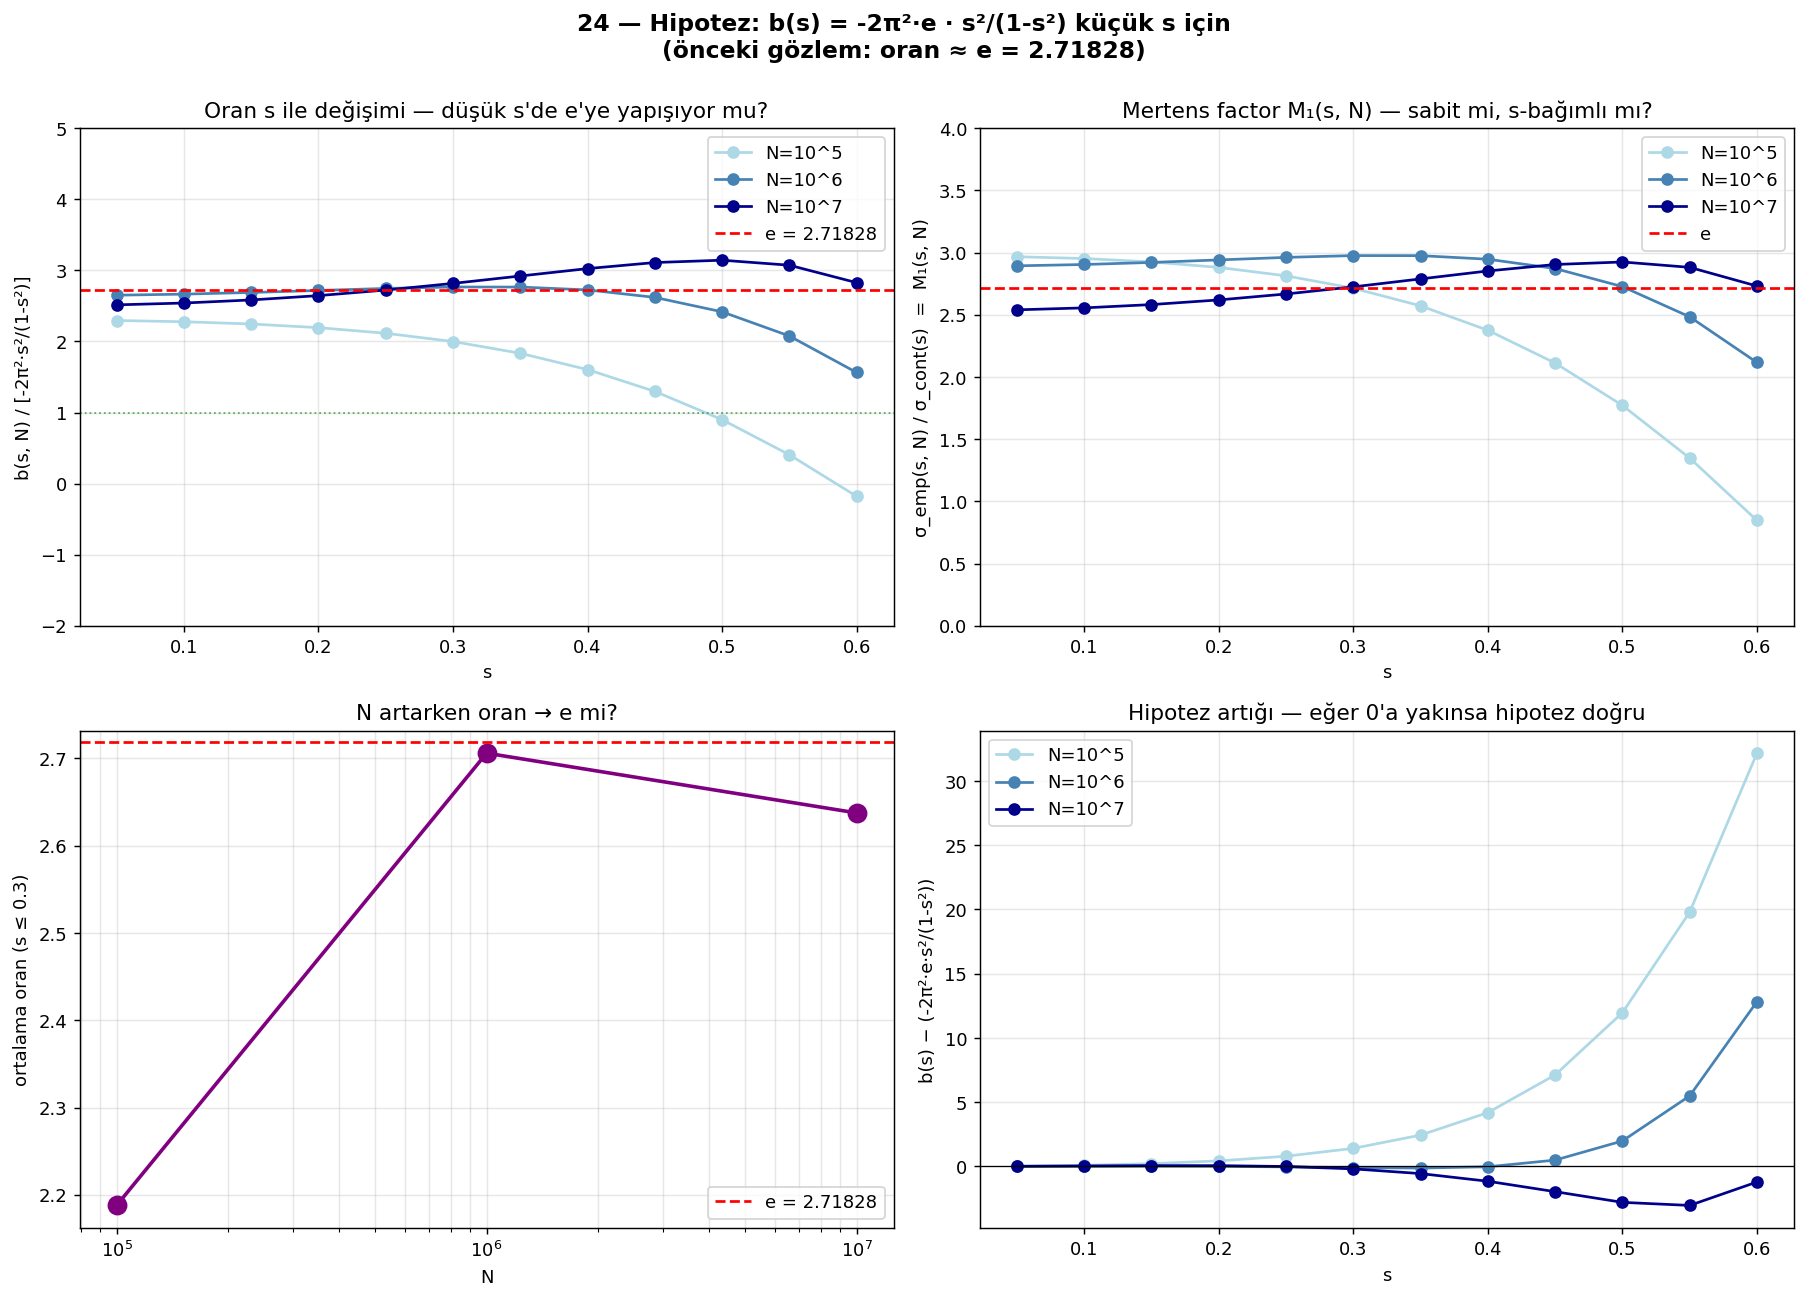

Recreate this plot in Python.
"""
24 — e Katsayısı Doğrulama Testi
====================================

Önceki gözlem (23_mertens_kopru): düşük s (s ≤ 0.4) için
  b(s) / [-2π²·s²/(1-s²)] ≈ 2.72 ≈ e

Test: aynı şey daha büyük N (10⁷) ve daha geniş s aralığında doğru mu?
Eğer evet → asıl hipotez: b(s) ≈ -2π²·e · s²/(1-s²) küçük s için.

Eğer doğrulanırsa: bu **YENİ BİR KAPALI FORM** Mertens correction için
ve paper'daki açık problem 1'in kısmi cevabı.
"""

import numpy as np
import matplotlib.pyplot as plt
from pathlib import Path
from math import log, pi, e

def primes_upto(N):
    s = np.ones(N+1, bool); s[:2] = False
    for i in range(2, int(N**0.5)+1):
        if s[i]: s[i*i::i] = False
    return np.flatnonzero(s).astype(np.float64)

def fast_M_plus(s, seq, Npairs):
    cum = 0.0; S = 0.0
    for x in seq:
        xs = x**s
        if cum > 0: S += cum / xs
        cum += xs
    return S / Npairs

def fast_M_minus(s, seq, Npairs):
    cum_inv = 0.0; S = 0.0
    for q in seq:
        qs = q**s
        if cum_inv > 0: S += qs * cum_inv
        cum_inv += 1.0 / qs
    return S / Npairs

def sigma_emp(seq, s, N_for_log):
    n = len(seq); Npairs = n*(n-1)//2
    Mp = fast_M_plus(s, seq, Npairs)
    Mm = fast_M_minus(s, seq, Npairs)
    return (1/Mp + 1/Mm - 2) * log(N_for_log)**2

def sigma_cont(s, k=1):
    return -2*k*s**2 / (1 - s**2)

# ============================================================
# N tarama: 10⁵, 10⁶, 10⁷
# ============================================================
Ns = [10**5, 10**6, 10**7]
s_grid = np.array([0.05, 0.10, 0.15, 0.20, 0.25, 0.30, 0.35, 0.40, 0.45, 0.50,
                   0.55, 0.60])

results = {}
for N in Ns:
    print(f"\n=== N = {N} ===")
    primes = primes_upto(N)
    print(f"  {len(primes)} asal üretildi")
    rows = []
    for s in s_grid:
        se = sigma_emp(primes, s, N)
        sc = sigma_cont(s)
        b  = (se - sc) * log(N)
        target = -2*pi**2 * s**2 / (1 - s**2)
        ratio = b / target if abs(target) > 1e-10 else np.nan
        rows.append((s, se, sc, b, ratio))
        print(f"  s={s:.2f}: σ_emp={se:+.4f} σ_cont={sc:+.4f} b={b:+.3f} oran={ratio:.4f}")
    results[N] = rows

# ============================================================
# Karşılaştırma: oran s ve N ile nasıl değişiyor?
# ============================================================
print(f"\n=== ORAN b(s,N) / [-2π²s²/(1-s²)] ===")
print(f"{'s':>5} | {'N=10^5':>10} | {'N=10^6':>10} | {'N=10^7':>10} | {'e':>8}")
for i, s in enumerate(s_grid):
    r5 = results[10**5][i][4]
    r6 = results[10**6][i][4]
    r7 = results[10**7][i][4]
    print(f"{s:>5.2f} | {r5:>10.4f} | {r6:>10.4f} | {r7:>10.4f} | {e:>8.5f}")

# ============================================================
# Düşük s ortalaması — N → ∞ extrapolasyonu
# ============================================================
print(f"\n=== DÜŞÜK s ORTALAMASI (s ≤ 0.3, hipotez sabit ≈ e) ===")
for N in Ns:
    ratios_low = [r[4] for r in results[N] if r[0] <= 0.3]
    print(f"  N={N}: ratio_mean = {np.mean(ratios_low):.5f},  std = {np.std(ratios_low):.5f}")
print(f"  e = {e:.5f}")

# ============================================================
# Plot
# ============================================================
fig, axes = plt.subplots(2, 2, figsize=(14, 10))

# (1) Oran vs s, farklı N
ax = axes[0, 0]
colors = ["lightblue", "steelblue", "darkblue"]
for N, c in zip(Ns, colors):
    ratios = [r[4] for r in results[N]]
    ax.plot(s_grid, ratios, "o-", lw=1.5, ms=6, color=c, label=f"N=10^{int(np.log10(N))}")
ax.axhline(e, color="red", lw=1.5, ls="--", label=f"e = {e:.5f}")
ax.axhline(2*pi**2/(2*pi**2), color="green", lw=1, ls=":", alpha=0.6)
ax.set_xlabel("s")
ax.set_ylabel("b(s, N) / [-2π²·s²/(1-s²)]")
ax.set_title("Oran s ile değişimi — düşük s'de e'ye yapışıyor mu?")
ax.legend(fontsize=10)
ax.grid(alpha=0.3)
ax.set_ylim(-2, 5)

# (2) σ_emp / σ_cont — Mertens factor M_1(s, N)
ax = axes[0, 1]
for N, c in zip(Ns, colors):
    ratios = [r[1]/r[2] for r in results[N]]
    ax.plot(s_grid, ratios, "o-", lw=1.5, ms=6, color=c, label=f"N=10^{int(np.log10(N))}")
ax.axhline(e, color="red", lw=1.5, ls="--", label=f"e")
ax.set_xlabel("s")
ax.set_ylabel("σ_emp(s, N) / σ_cont(s)  =  M₁(s, N)")
ax.set_title("Mertens factor M₁(s, N) — sabit mi, s-bağımlı mı?")
ax.legend(fontsize=10)
ax.grid(alpha=0.3)
ax.set_ylim(0, 4)

# (3) Düşük-s yakınlığı (s=0.1, 0.2, 0.3) ortalama oran vs N
ax = axes[1, 0]
mean_ratios = []
for N in Ns:
    rs = [r[4] for r in results[N] if r[0] <= 0.3]
    mean_ratios.append(np.mean(rs))
ax.semilogx(Ns, mean_ratios, "o-", lw=2, ms=10, color="purple")
ax.axhline(e, color="red", lw=1.5, ls="--", label=f"e = {e:.5f}")
ax.set_xlabel("N")
ax.set_ylabel("ortalama oran (s ≤ 0.3)")
ax.set_title("N artarken oran → e mi?")
ax.legend(fontsize=10)
ax.grid(alpha=0.3, which="both")

# (4) Eğer hipotez doğruysa: b(s) - (-2π²·e · s²/(1-s²)) artığı
ax = axes[1, 1]
for N, c in zip(Ns, colors):
    b_vals = [r[3] for r in results[N]]
    predict = -2*pi**2 * e * s_grid**2 / (1 - s_grid**2)
    residual = np.array(b_vals) - predict
    ax.plot(s_grid, residual, "o-", lw=1.5, ms=6, color=c, label=f"N=10^{int(np.log10(N))}")
ax.axhline(0, color="black", lw=0.7)
ax.set_xlabel("s")
ax.set_ylabel("b(s) − (-2π²·e·s²/(1-s²))")
ax.set_title("Hipotez artığı — eğer 0'a yakınsa hipotez doğru")
ax.legend(fontsize=10)
ax.grid(alpha=0.3)

plt.suptitle("24 — Hipotez: b(s) = -2π²·e · s²/(1-s²) küçük s için\n"
             "(önceki gözlem: oran ≈ e = 2.71828)",
             fontsize=13, fontweight="bold", y=0.998)
plt.tight_layout()

out = Path(__file__).parent / "24_e_katsayisi.png"
plt.savefig(out, dpi=130, bbox_inches="tight")
print(f"\nKaydedildi: {out}")
